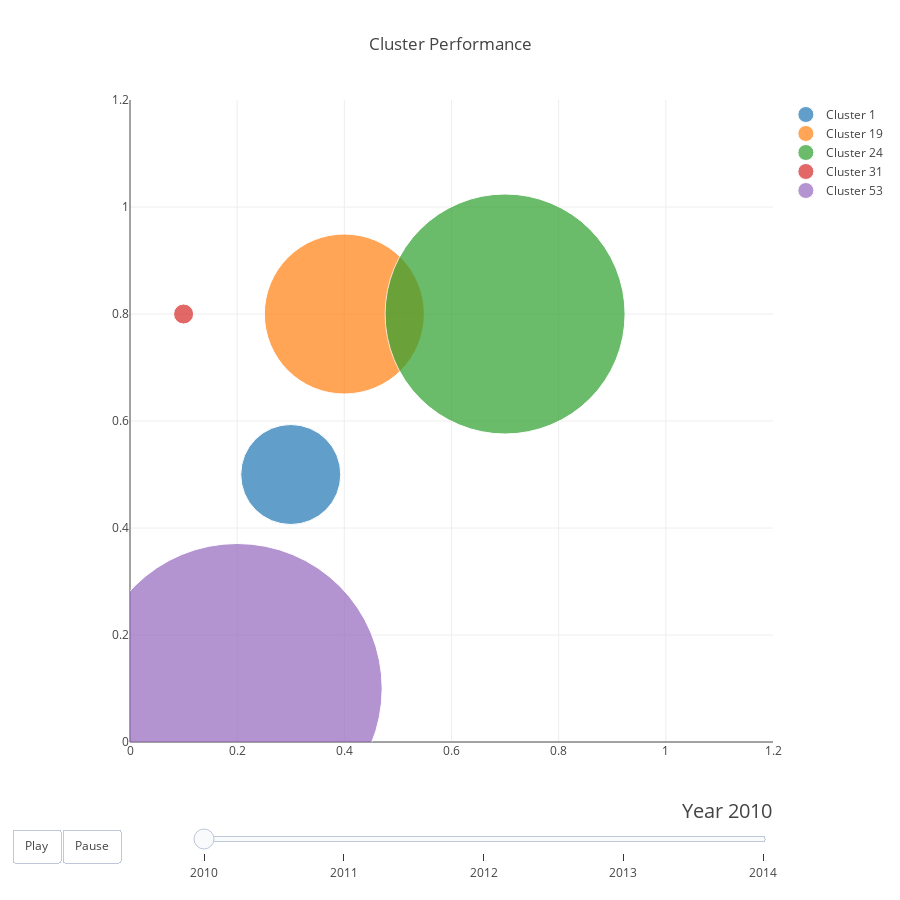

The code cell stored with this chart in its notebook:
### Code cell
animate_clusters(metricDF)

### Figure 1 — Plotly figure (JSON) as saved in the notebook; plotly's stock layout.template omitted (floating-point values rounded to 4 significant figures)
{"data": [{"hoverinfo": "text", "marker": {"color": "#1f77b4", "size": [100]}, "mode": "markers", "name": "Cluster 1", "text": ["ID: 1<br>Size: 10<br>MF: 0.30<br>UD: 0.50"], "x": [0.3], "y": [0.5]}, {"hoverinfo": "text", "marker": {"color": "#ff7f0e", "size": [160]}, "mode": "markers", "name": "Cluster 19", "text": ["ID: 19<br>Size: 16<br>MF: 0.40<br>UD: 0.80"], "x": [0.4], "y": [0.8]}, {"hoverinfo": "text", "marker": {"color": "#2ca02c", "size": [240]}, "mode": "markers", "name": "Cluster 24", "text": ["ID: 24<br>Size: 24<br>MF: 0.70<br>UD: 0.80"], "x": [0.7], "y": [0.8]}, {"hoverinfo": "text", "marker": {"color": "#d62728", "size": [20]}, "mode": "markers", "name": "Cluster 31", "text": ["ID: 31<br>Size: 2<br>MF: 0.10<br>UD: 0.80"], "x": [0.1], "y": [0.8]}, {"hoverinfo": "text", "marker": {"color": "#9467bd", "size": [290]}, "mode": "markers", "name": "Cluster 53", "text": ["ID: 53<br>Size: 29<br>MF: 0.20<br>UD: 0.10"], "x": [0.2], "y": [0.1]}], "layout": {"height": 900, "showlegend": true, "sliders": [{"active": 0, "currentvalue": {"font": {"size": 20}, "prefix": "Year ", "visible": true, "xanchor": "right"}, "len": 0.9, "pad": {"b": 10, "t": 50}, "steps": [{"args": [["2010"], {"frame": {"duration": 300, "redraw": false}, "mode": "immediate", "transition": {"duration": 300}}], "label": "2010", "method": "animate"}, {"args": [["2011"], {"frame": {"duration": 300, "redraw": false}, "mode": "immediate", "transition": {"duration": 300}}], "label": "2011", "method": "animate"}, {"args": [["2012"], {"frame": {"duration": 300, "redraw": false}, "mode": "immediate", "transition": {"duration": 300}}], "label": "2012", "method": "animate"}, {"args": [["2013"], {"frame": {"duration": 300, "redraw": false}, "mode": "immediate", "transition": {"duration": 300}}], "label": "2013", "method": "animate"}, {"args": [["2014"], {"frame": {"duration": 300, "redraw": false}, "mode": "immediate", "transition": {"duration": 300}}], "label": "2014", "method": "animate"}], "transition": {"duration": 300, "easing": "cubic-in-out"}, "x": 0.1, "xanchor": "left", "y": 0, "yanchor": "top"}], "title": "Cluster Performance", "updatemenus": [{"buttons": [{"args": [null, {"frame": {"duration": 500, "redraw": false}, "fromcurrent": true, "transition": {"duration": 300, "easing": "quadratic-in-out"}}], "label": "Play", "method": "animate"}, {"args": [[null], {"frame": {"duration": 0, "redraw": false}, "mode": "immediate", "transition": {"duration": 0}}], "label": "Pause", "method": "animate"}], "direction": "left", "pad": {"r": 10, "t": 87}, "showactive": false, "type": "buttons", "x": 0, "xanchor": "right", "y": 0, "yanchor": "top"}], "width": 900, "xaxis": {"autorange": false, "range": [0, 1.2]}, "yaxis": {"autorange": false, "range": [0, 1.2]}}}
